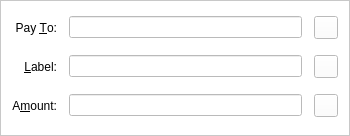
<?xml version="1.0" encoding="UTF-8"?>
<ui version="4.0">
 <class>SendCoinsEntry</class>
 <widget class="QFrame" name="SendCoinsEntry">
  <property name="geometry">
   <rect>
    <x>0</x>
    <y>0</y>
    <width>350</width>
    <height>136</height>
   </rect>
  </property>
  <property name="windowTitle">
   <string>Form</string>
  </property>
  <property name="styleSheet">
   <string notr="true">  background-color:rgb(255,255,255,240);</string>
  </property>
  <property name="frameShape">
   <enum>QFrame::StyledPanel</enum>
  </property>
  <property name="frameShadow">
   <enum>QFrame::Sunken</enum>
  </property>
  <layout class="QGridLayout" name="gridLayout">
   <property name="spacing">
    <number>12</number>
   </property>
   <item row="3" column="0">
    <widget class="QLabel" name="label_2">
     <property name="text">
      <string>Pay &amp;To:</string>
     </property>
     <property name="alignment">
      <set>Qt::AlignRight|Qt::AlignTrailing|Qt::AlignVCenter</set>
     </property>
     <property name="buddy">
      <cstring>payTo</cstring>
     </property>
    </widget>
   </item>
   <item row="8" column="0">
    <widget class="QLabel" name="label">
     <property name="text">
      <string>A&amp;mount:</string>
     </property>
     <property name="alignment">
      <set>Qt::AlignRight|Qt::AlignTrailing|Qt::AlignVCenter</set>
     </property>
     <property name="buddy">
      <cstring>payAmount</cstring>
     </property>
    </widget>
   </item>
   <item row="5" column="0">
    <widget class="QLabel" name="label_4">
     <property name="text">
      <string>&amp;Label:</string>
     </property>
     <property name="alignment">
      <set>Qt::AlignRight|Qt::AlignTrailing|Qt::AlignVCenter</set>
     </property>
     <property name="buddy">
      <cstring>addAsLabel</cstring>
     </property>
    </widget>
   </item>
   <item row="5" column="1">
    <layout class="QHBoxLayout" name="horizontalLayout_2">
     <item>
      <widget class="QValidatedLineEdit" name="addAsLabel">
       <property name="toolTip">
        <string>Enter a label for this address to add it to your address book</string>
       </property>
      </widget>
     </item>
     <item>
      <widget class="QToolButton" name="addressBookButton">
       <property name="toolTip">
        <string>Choose address from address book</string>
       </property>
       <property name="text">
        <string/>
       </property>
       <property name="icon">
        <iconset resource="../bitcoin.qrc">
         <normaloff>:/icons/address-book</normaloff>:/icons/address-book</iconset>
       </property>
       <property name="shortcut">
        <string>Alt+A</string>
       </property>
      </widget>
     </item>
    </layout>
   </item>
   <item row="8" column="1">
    <layout class="QHBoxLayout" name="horizontalLayout">
     <item>
      <widget class="BitcoinAmountField" name="payAmount"/>
     </item>
     <item>
      <widget class="QToolButton" name="deleteButton">
       <property name="toolTip">
        <string>Remove this recipient</string>
       </property>
       <property name="text">
        <string/>
       </property>
       <property name="icon">
        <iconset resource="../bitcoin.qrc">
         <normaloff>:/icons/remove</normaloff>:/icons/remove</iconset>
       </property>
      </widget>
     </item>
    </layout>
   </item>
   <item row="3" column="1">
    <layout class="QHBoxLayout" name="payToLayout">
     <item>
      <widget class="QValidatedLineEdit" name="payTo">
       <property name="toolTip">
        <string>The address to send the payment to (e.g. C8gZqgY4r2RoEdqYk3QsAqFckyf9pRHN6i)</string>
       </property>
       <property name="maxLength">
        <number>80</number>
       </property>
      </widget>
     </item>
     <item>
      <widget class="QToolButton" name="pasteButton">
       <property name="toolTip">
        <string>Paste address from clipboard</string>
       </property>
       <property name="text">
        <string/>
       </property>
       <property name="icon">
        <iconset resource="../bitcoin.qrc">
         <normaloff>:/icons/editpaste</normaloff>:/icons/editpaste</iconset>
       </property>
       <property name="shortcut">
        <string>Alt+P</string>
       </property>
      </widget>
     </item>
    </layout>
   </item>
  </layout>
 </widget>
 <customwidgets>
  <customwidget>
   <class>QValidatedLineEdit</class>
   <extends>QLineEdit</extends>
   <header>qvalidatedlineedit.h</header>
  </customwidget>
  <customwidget>
   <class>BitcoinAmountField</class>
   <extends>QLineEdit</extends>
   <header>bitcoinamountfield.h</header>
   <container>1</container>
  </customwidget>
 </customwidgets>
 <resources>
  <include location="../bitcoin.qrc"/>
 </resources>
 <connections/>
</ui>
